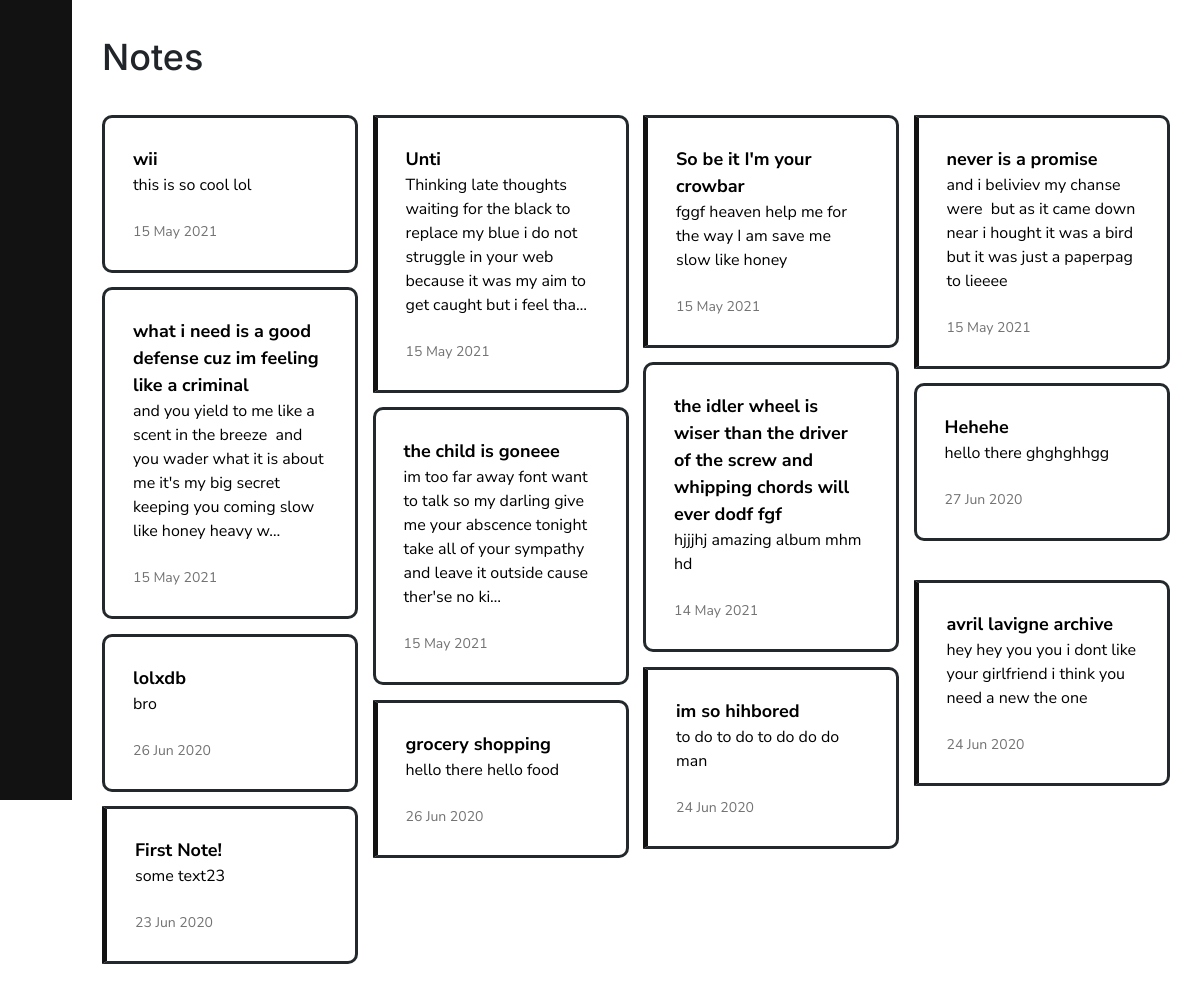
/notes/ (signed in), run on an earlier commit of the app's database.
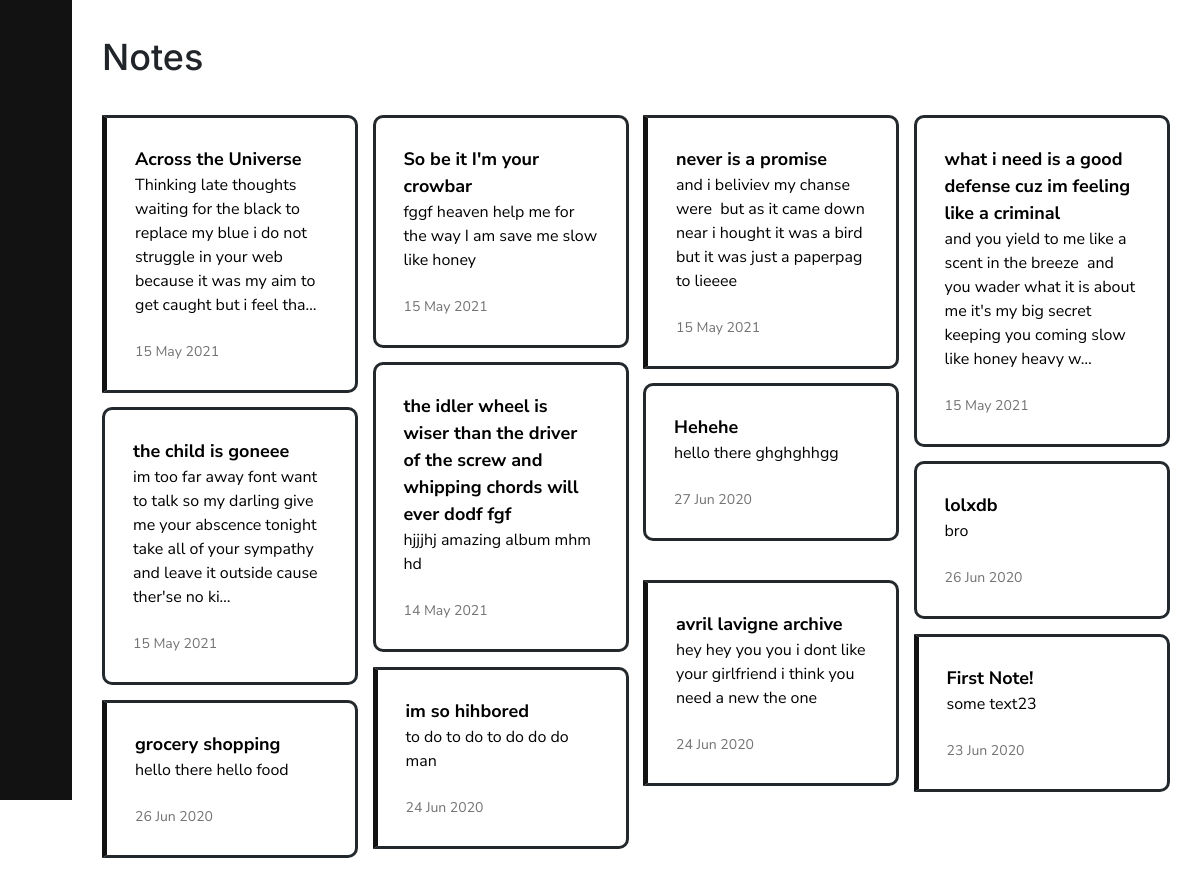
And on a later commit of the database.
### notes/models.py (models this page shows, shortened)
class Note(models.Model):
    title = models.TextField(max_length=100, blank=True)
    text = HTMLField(blank=True)
    date = models.DateTimeField(auto_now_add=True)
    important = models.BooleanField(default=False)
    archive = models.BooleanField(default=False)
    user = models.ForeignKey(User, on_delete=models.CASCADE)

### notes/views.py (the view)
# urls.py: path('notes/', views.notes, name='notes'),
def notes(request):
    usernotes = Note.objects.filter(user=request.user, archive=False).order_by('-date')
    active = 'noteLink'
    return render(request, 'notes/notes.html', {'notes': usernotes, 'active': active})

### notes/templates/notes/notes.html (shortened to what this page needs)
{% load static %}
<!DOCTYPE html>
<html>
<head>
    <link rel="stylesheet" href="https://stackpath.bootstrapcdn.com/bootstrap/4.5.0/css/bootstrap.min.css">
    <link rel="stylesheet" href="https://cdnjs.cloudflare.com/ajax/libs/material-design-icons/3.0.1/iconfont/material-icons.min.css">
    <link rel="stylesheet" type="text/css" href="{% static 'notes/style.css' %}">
    <link rel="stylesheet" type="text/css" href="{% static 'notes/notes.css' %}">
</head>
<body>
    <div class="container-fluid">
        <div class="row" id="mainRow">
            {% include "notes/navbar.html" %}
            <div class="col-xs-12 col-sm-11" id="content">
                <div class="container">
                    <h1>Notes</h1>
                    {% if notes %}
                    <div id="notes">
                        <ul>
                            {% for note in notes %}
                            <li class="note {% if note.important %} important{% endif %}">
                                <a href="{% url 'note' note.id %}">
                                    <div class="note-info">
                                        <div class="note-content">
                                            <div class="medium-text"><b>{{ note.title }}</b></div>
                                            {% if note.text %}
                                            <div class="note-text">{{ note.text|striptags|truncatechars:150 }}</div>
                                            {% endif %}
                                        </div>
                                        <div class="date">{{ note.date|date:'d M Y' }}</div>
                                    </div>
                                </a>
                            </li>
                            {% endfor %}
                        </ul>
                    </div>
                    {% else %}
                    <div id="noNotes">
                        <p class="text-center medium-text">You don't have any notes. <a href="{% url 'add' %}">Create a new note.</a></p>
                    </div>
                    {% endif %}
                </div>
            </div>
        </div>
    </div>
</body>
</html>

What changed in the data, as far as the page shows it:
no longer on this page (row edited): Note: title "wii", text "this is so cool lol", date "15 May 2021", important False (drawn)
changed Note: title "Unti" → "Across the Universe"
changed Note "So be it I'm your crowbar": important True → False (drawn)
